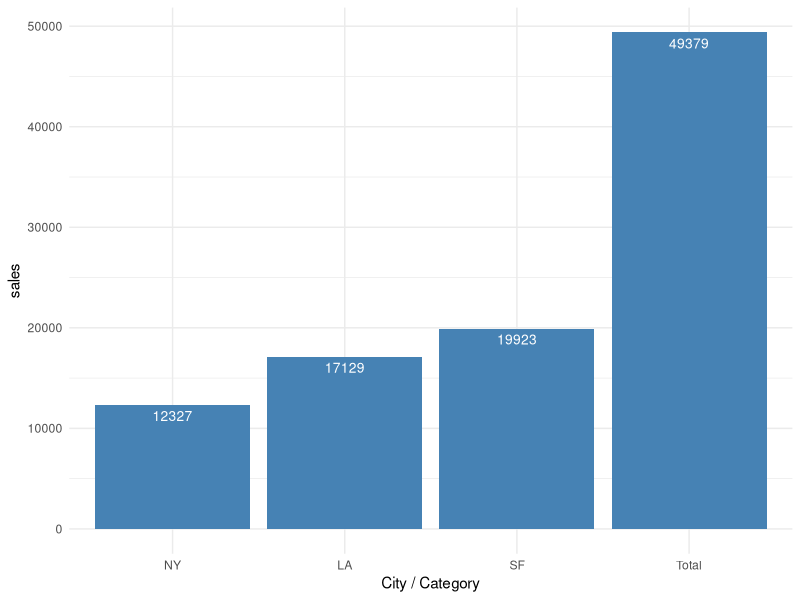
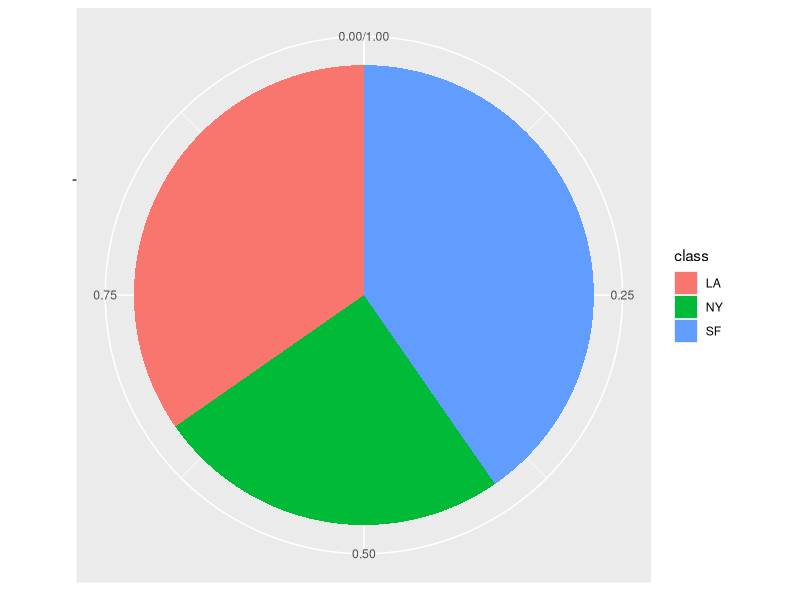
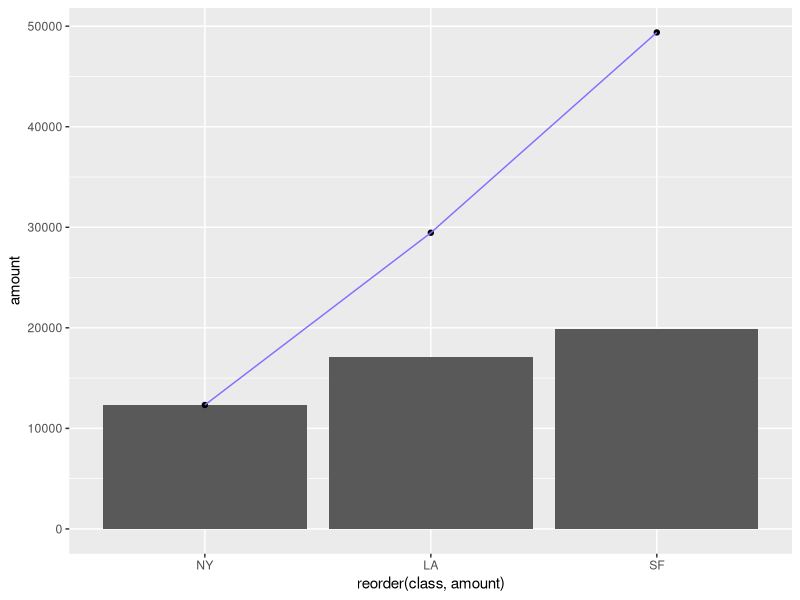

Write R code to recreate these figures, in order.
## ---- chunk 1
knitr::opts_chunk$set(echo = TRUE)
  library(ggplot2)
## ---- chunk 2
  class <- c("NY", "LA", "SF")
  amount <- c(12327, 17129, 19923)
  sales <- data.frame(class, amount, stringsAsFactors =   FALSE)
  
  sales <- cbind(sales, relativeFreq =   sales$amount/sum(sales$amount))
  sales <- rbind(sales, data.frame(class = "Total",   amount = sum(sales$amount), relativeFreq =   sum(sales$relativeFreq)))
  print(sales)

## ---- chunk 3
  p1<-ggplot(sales, aes(x= reorder(class, amount), y=amount)) +
  geom_bar(stat="identity", fill = "steelblue") + labs(x = "City / Category", y = "sales") + geom_text(aes(label = amount), vjust = 1.6, color = "white", size = 3.5) + theme_minimal()
plot(p1)
## ---- chunk 4
  p2 <- ggplot(sales[1:3,], aes(x = "", y=relativeFreq, fill = class)) + 
  geom_bar(width = 1, stat = "identity") + 
  labs(fill="class", x=NULL, y=NULL) + 
  coord_polar(theta = "y", start = 0)
  plot(p2)
## ---- chunk 5
  sales <- cbind(sales, cumFreq = cumsum(sales$amount))
  print(sales)

  p3<-ggplot(sales[1:3,], aes(x= reorder(class, amount), y=amount)) +
  geom_bar(stat="identity") + labs(y = "amount") + geom_point(aes (x = class, y = cumFreq)) + 
  geom_path(aes(y=sales[1:3,]$cumFreq, group=1), colour="slateblue1")
  plot(p3)
